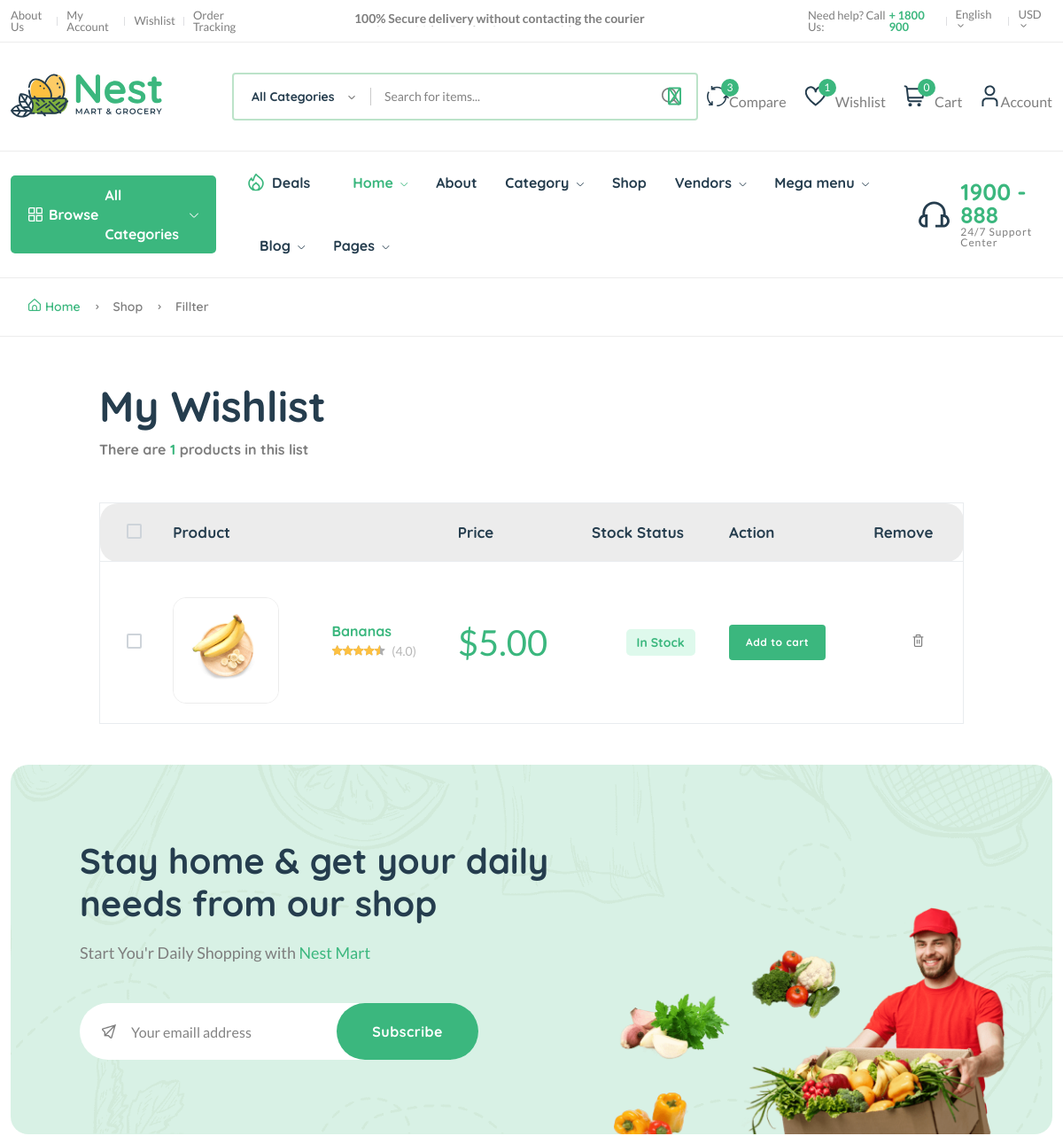
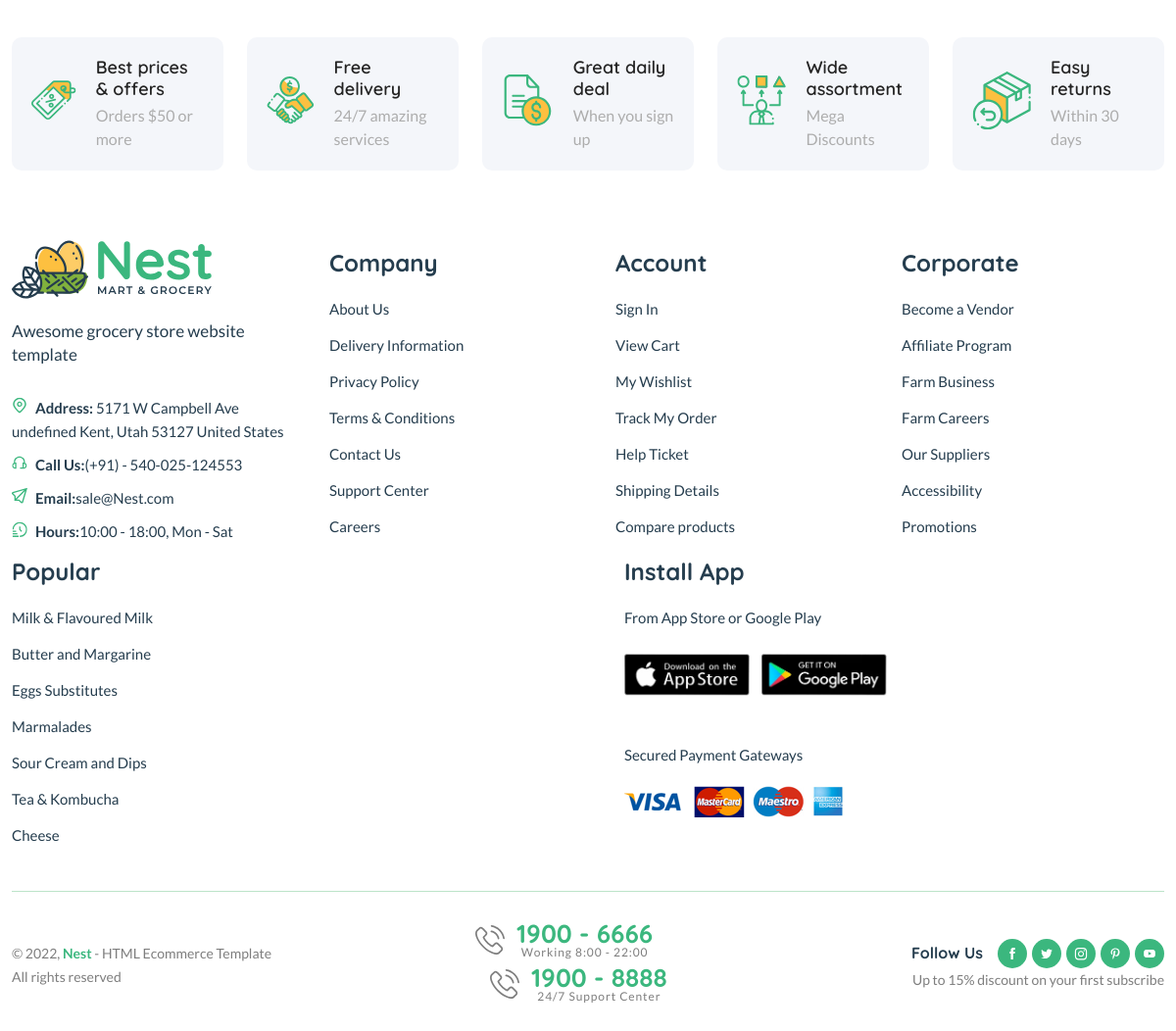
The app's page /wishlist/ (signed in) with its own data (2 pictures, top to bottom).
### main/models.py (models this page shows, shortened)
class Wishlist(models.Model):
    user = models.ForeignKey(User, on_delete=models.SET_NULL, null=True)
    product = models.ForeignKey(Product, on_delete=models.SET_NULL, null=True)
    date = models.DateTimeField(auto_now_add=True)
    class Meta:
        verbose_name_plural = 'Wishlists'

class Product(models.Model):
    pid = ShortUUIDField(unique=True, length=10, max_length=20, alphabet='abcdefgh12345')
    title = models.CharField(max_length=100, default='Fresh Avocado')
    image = models.ImageField(upload_to=user_directory_path, default='product.jpg')
    description = RichTextUploadingField(null=True, blank=True, default='This is the product')
    price = models.DecimalField(max_digits=12, decimal_places=2, default='1.99')
    old_price = models.DecimalField(max_digits=12, decimal_places=2, default='2.99')
    specifications = RichTextUploadingField(null=True, blank=True)
    type = models.CharField(max_length=100, default='Organic', null=True, blank=True)
    stock_count = models.CharField(max_length=100, default='10', null=True, blank=True)
    life = models.CharField(max_length=100, default='100 Days', null=True, blank=True)
    mfd = models.DateTimeField(auto_now_add=False, null=True, blank=True)
    tags = TaggableManager(blank=True)
    product_status = models.CharField(choices=STATUS, max_length=10, default='in_review')
    status = models.BooleanField(default=True)
    in_stock = models.BooleanField(default=True)
    featured = models.BooleanField(default=False)
    digital = models.BooleanField(default=False)
    sku = ShortUUIDField(unique=True, length=4, max_length=10, alphabet='1234567890')
    date = models.DateTimeField(auto_now_add=True)
    updated = models.DateTimeField(null=True, blank=True)
    user = models.ForeignKey(User, on_delete=models.SET_NULL, null=True)
    category = models.ForeignKey(Category, on_delete=models.SET_NULL, null=True, related_name='category')
    vendor = models.ForeignKey(Vendor, on_delete=models.SET_NULL, null=True, related_name='product')
    class Meta:
        verbose_name_plural = 'Products'

### main/views.py (the view)
# urls.py: path('wishlist/', wishlist_view, name='wishlist'),
@login_required
def wishlist_view(request):
    try:
        wishlist = Wishlist.objects.all()
    except:
        wishlist = None
    context = {
        "wishlist": wishlist
    }
    return render(request, "main/wishlist.html", context)

### main/context_processor.py (called while the page is built)
def default(request):
    categories = Category.objects.all()
    vendors = Vendor.objects.all()
    min_max_price = Product.objects.aggregate(Min("price"), Max("price"))
    try:
        wishlist = Wishlist.objects.filter(user=request.user)
    except:
        messages.warning(request, "You need to login before accessing your wishlist")
        wishlist = 0
    try:
        address = Address.objects.get(user=request.user)
    except:
        address = None
    return {
        'categories': categories,
        'wishlist': wishlist,
        'vendors': vendors,
        'address': address,
        'min_max_price': min_max_price
    }

### templates/main/wishlist.html (shortened to what this page needs)
{% extends "partials/base.html" %}
{% load static %}
{% block content %}
    <main class="main" id="wishlist-list">
        <div class="page-header breadcrumb-wrap">
            <div class="container">
                <div class="breadcrumb">
                    <a href="index.html" rel="nofollow"><i class="fi-rs-home mr-5"></i>Home</a>
                    <span></span> Shop <span></span> Fillter
                </div>
            </div>
        </div>
        <div class="container mb-30 mt-50">
            <div class="row">
                <div class="col-xl-10 col-lg-12 m-auto">
                    <div class="mb-50">
                        <h1 class="heading-2 mb-10">My Wishlist</h1>
                        <h6 class="text-body">There are <span class="text-brand">{{wishlist.count}}</span> products in this list</h6>
                    </div>
                    <div class="table-responsive shopping-summery">
                        <table class="table table-wishlist">
                            <thead>
                                <tr class="main-heading">
                                    <th class="custome-checkbox start pl-30">
                                        <label class="form-check-label" for="exampleCheckbox11"></label>
                                    </th>
                                    <th scope="col" colspan="2">Product</th>
                                    <th scope="col">Price</th>
                                    <th scope="col">Stock Status</th>
                                    <th scope="col">Action</th>
                                    <th scope="col" class="end">Remove</th>
                                </tr>
                            </thead>
                            <tbody>
                                {% for w in wishlist %}
                                <tr class="pt-30">
                                    <td class="custome-checkbox pl-30">
                                        <label class="form-check-label" for="exampleCheckbox1"></label>
                                    </td>
                                    <td class="image product-thumbnail pt-40"><img src="{{ w.product.image.url }}" alt="#" /></td>
                                    <td class="product-des product-name">
                                        <h6><a class="product-name mb-10" href="{% url "main:product-detail" w.product.pid %}">{{ w.product.title|truncatechars:30 }}</a></h6>
                                        <div class="product-rate-cover">
                                            <div class="product-rate d-inline-block">
                                                <div class="product-rating" style="width: 90%"></div>
                                            </div>
                                            <span class="font-small ml-5 text-muted"> (4.0)</span>
                                        </div>
                                    </td>
                                    <td class="price fs-1" data-title="Price">
                                        <span class="text-brand">$</span><span class="text-brand current-product-price-{{ w.product.id }}">{{ w.product.price }}</span>
                                    </td>
                                    <td class="text-center detail-info" data-title="Stock">
                                        <span class="stock-status in-stock mb-0"> {% if w.product.in_stock %} In Stock {% else %} Out of Stock {% endif %} </span>
                                    </td>
                                    <td class="text-right" data-title="Cart">
                                        <button class="btn btn-sm add-to-cart-btn" data-index="{{ w.product.id }}">Add to cart</button>
                                    </td>
                                    <td class="action text-center" data-title="Remove">
                                        <button style="border: none; background: none;" data-wishlist-product={{ w.id }} class="text-body delete-wishlist-product"><i class="fi-rs-trash"></i></button>
                                    </td>
                                </tr>
                                {% empty %}
                                <tr>
                                    <td><p>Nothing in wishlist yet</p></td>
                                </tr>
                                {% endfor %}
                            </tbody>
                        </table>
                    </div>
                </div>
            </div>
        </div>
    </main>
{% endblock %}

### records on screen
Wishlist: product.image (picture), product "Bananas", product.price "5.00", shows "In Stock"

### other values on screen
{{ wishlist.count }} "1"
{{ request.session.cart_data_obj|length }} "0"
